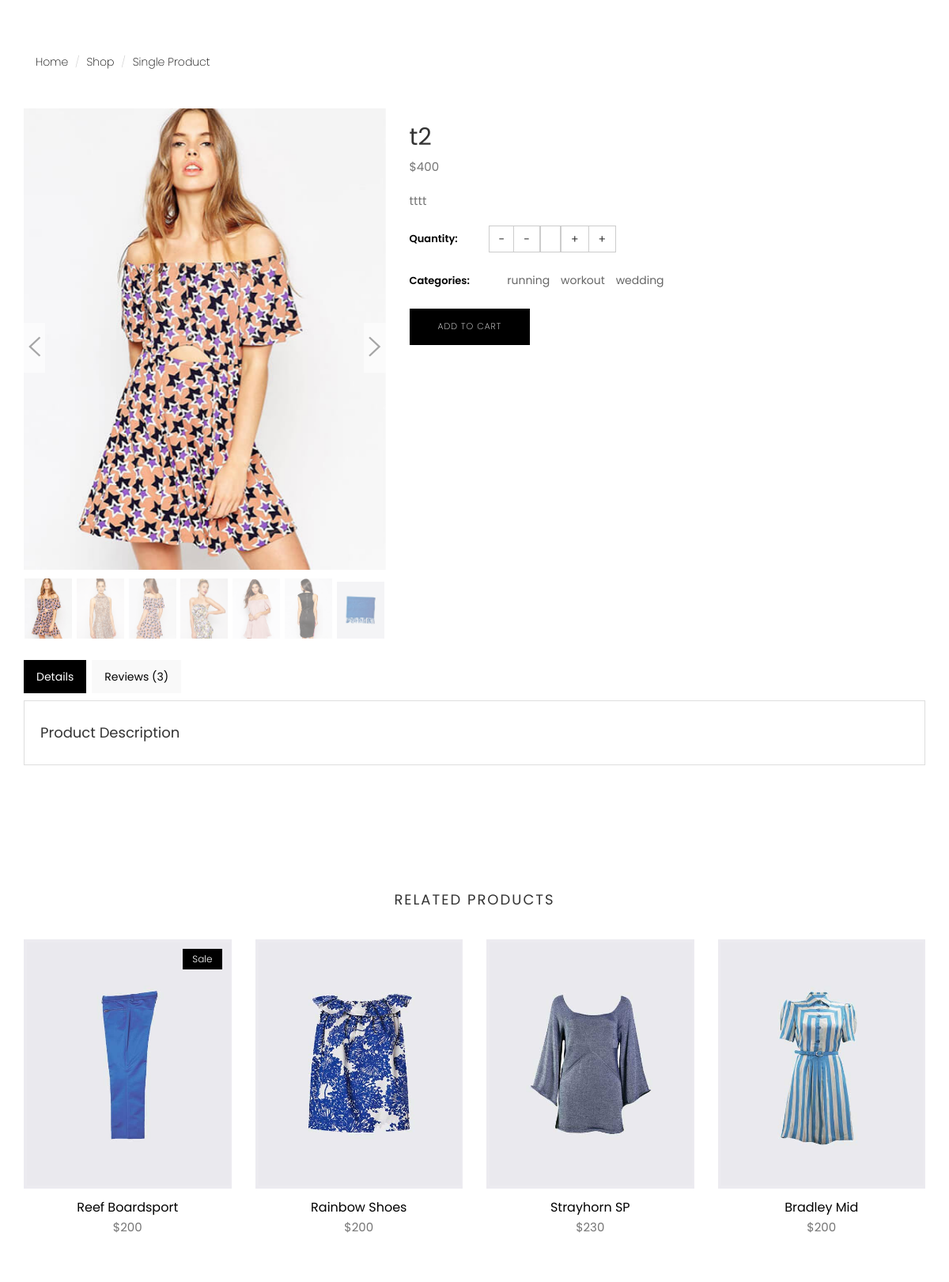
Page /products/t2/ on the earlier database version.
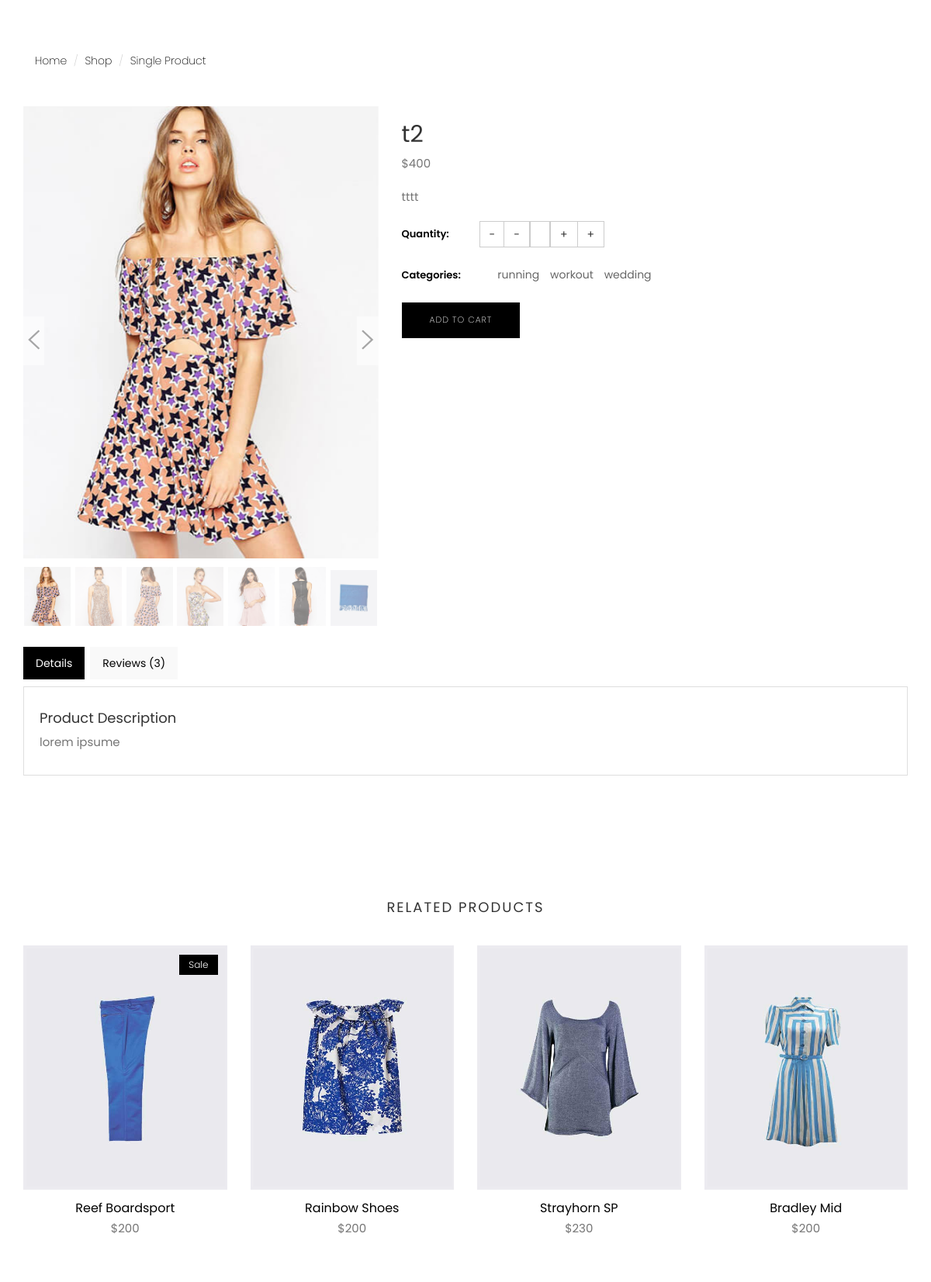
Same page on the later database version.
### product_module/models.py (models this page shows, shortened)
class Product(models.Model):
    image=models.ImageField(upload_to='images/products',null=True,blank=True)
    title=models.CharField(max_length=300,db_index=True)
    price=models.PositiveIntegerField()
    discount_price=models.PositiveIntegerField(null=True,blank=True)
    is_active=models.BooleanField(default=True)
    is_delete=models.BooleanField(default=False)
    added_date=models.DateTimeField(auto_now_add=True)
    updated_date=models.DateTimeField(auto_now=True)
    slug=models.SlugField(blank=True,null=True,db_index=True)
    content=models.TextField(null=True,blank=True)
    short_description=models.CharField(max_length=320,db_index=True,null=True,blank=True)
    brand=models.ForeignKey(ProductBrand,on_delete=models.SET_NULL,blank=True,null=True)
    category=models.ManyToManyField(ProductCategory)
    rating=models.PositiveIntegerField(default=0,validators=[MaxValueValidator(5),MinValueValidator(0)],blank=True,null=True)
    sorting=models.ForeignKey(ProductSorting,on_delete=models.PROTECT,null=True,blank=True)
    class Meta:
        verbose_name='product'
        verbose_name_plural='products'

### product_module/views.py (the view)
# urls.py: path('<slug:slug>/',views.ProductDetailView.as_view(),name='product-detail'),
class ProductDetailView(DetailView):
    template_name='product_module/product_detail.html'
    model=Product
    def get_queryset(self):
        return super().get_queryset()
    def get_context_data(self, **kwargs):
        context = super().get_context_data(**kwargs)
        loaded_product=self.object
        context['categories']=ProductCategory.objects.filter(product=loaded_product)
        return context

### product_module/templates/product_module/product_detail.html (shortened to what the changed rows need)
{% extends "base.html" %}
{% load static %}
{% block header_references %}
  <link rel="stylesheet" href="plugins/themefisher-font/style.css">
  <link rel="stylesheet" href="plugins/bootstrap/css/bootstrap.min.css">
  <link rel="stylesheet" href="plugins/animate/animate.css">
  <link rel="stylesheet" href="plugins/slick/slick.css">
  <link rel="stylesheet" href="plugins/slick/slick-theme.css">
  <link rel="stylesheet" href="css/style.css">
{% endblock header_references %}
{% block content %}
<section class="single-product">
	<div class="container">
		<div class="row mt-20">
			<div class="col-md-7">
				<div class="single-product-details">
					<h2>{{product.title}}</h2>
					<p class="product-price">${{product.price}}</p>
					<p class="product-description mt-20">
						{{product.short_description}}
					</p>
					<div class="product-quantity">
						<span>Quantity:</span>
						<div class="product-quantity-slider">
						</div>
					</div>
					<div class="product-category">
						<span>Categories:</span>
						<ul style="display:inline;">
						</ul>
					</div>
					<button onclick="addProductToBasket({{product.id}})" type="submit" class="btn btn-main mt-20">Add To Cart</button>
				</div>
			</div>
		</div>
		<div class="row">
			<div class="col-xs-12">
				<div class="tabCommon mt-20">
					<div class="tab-content patternbg">
						<div id="details" class="tab-pane fade active in">
							<h4>Product Description</h4>
							<p>{{product.content}}</p>
						</div>
					</div>
				</div>
			</div>
		</div>
	</div>
</section>
<section class="products related-products section">
	<div class="container">
		<div class="row">
			<div class="title text-center">
				<h2>Related Products</h2>
			</div>
		</div>
	</div>
</section>
{% endblock content %}

Differences in the rows shown:
changed Product "tttt": content (not shown) → "lorem ipsume"
